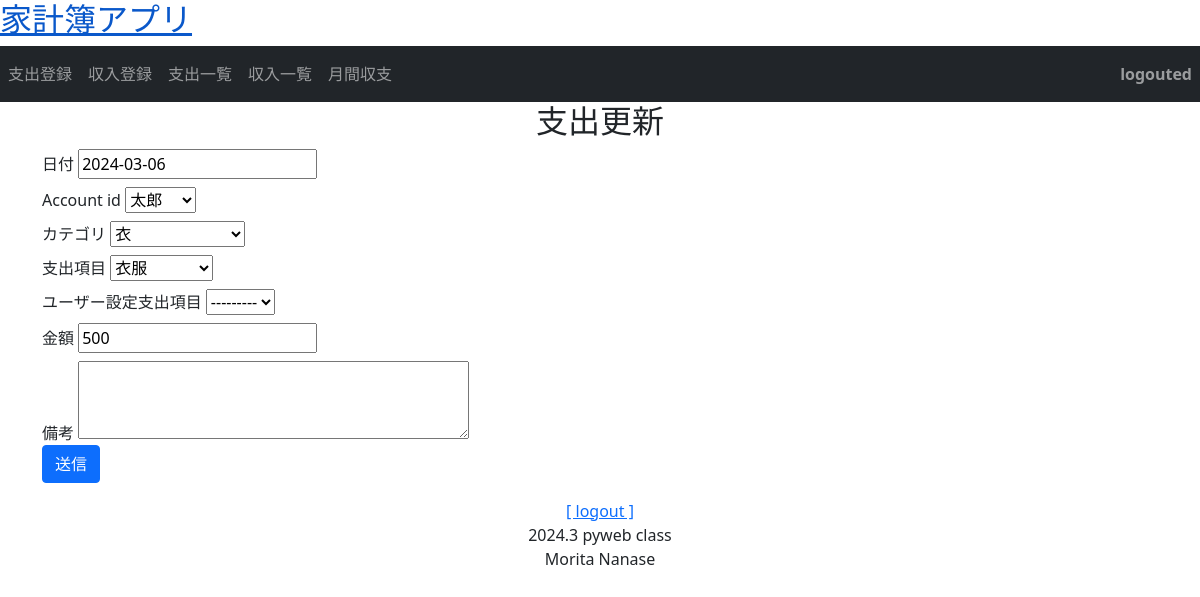
The app's page /money/payment_update/1/ with its own data.
### money/models.py (models this page shows, shortened)
class Payment(models.Model):
    date = models.DateField('日付')
    account_id = models.ForeignKey(User, on_delete=models.SET_NULL, null=True)
    category = models.ForeignKey(PaymentCategory, on_delete=models.PROTECT, verbose_name='カテゴリ')
    item = models.ForeignKey(PaymentItem, verbose_name='支出項目', on_delete=models.SET_NULL, null=True, blank=True)
    user_item = models.ForeignKey(PaymentOrigItem, verbose_name='ユーザー設定支出項目', on_delete=models.SET_NULL, null=True, blank=True)
    price = models.IntegerField('金額')
    description = models.TextField('備考', null=True, blank=True)

### accounts/models.py (models this page shows)
class User(AbstractBaseUser, PermissionsMixin):
    account_id = models.CharField(
        verbose_name=_("account_id"),
        unique=True,
        max_length=10
    )
    email = models.EmailField(
        verbose_name=_("email"),
        unique=True
    )
    family_name = models.ForeignKey(
        Family,
        verbose_name=_("家名"),
        on_delete=models.CASCADE,
        null=True,
        default=None  # デフォルト値
    )
    first_name = models.CharField(
        verbose_name=_("名前"),
        max_length=150,
        null=True,
        blank=False
    )
    is_superuser = models.BooleanField(
        verbose_name=_("is_superuer"),
        default=False
    )
    is_staff = models.BooleanField(
        verbose_name=_('staff status'),
        default=True,
    )
    is_active = models.BooleanField(
        verbose_name=_('active'),
        default=True,
    )
    created_at = models.DateTimeField(
        verbose_name=_("created_at"),
        auto_now_add=True
    )
    updated_at = models.DateTimeField(
        verbose_name=_("updateded_at"),
        auto_now=True
    )
    objects = UserManager()
    USERNAME_FIELD = 'account_id' # ログイン時、ユーザー名の代わりにaccount_idを使用
    REQUIRED_FIELDS = ['email']  # スーパーユーザー作成時にemailも設定
    def __str__(self):
        return self.account_id

### money/views.py (the view, shortened to what this page needs)
# urls.py: path('money/payment_update/<int:pk>/', views.PaymentUpdate.as_view(), name='payment_update'),
class PaymentUpdate(generic.UpdateView):
    template_name = 'money/create.html'
    model = Payment
    form_class = PaymentCreateForm
    def get_context_data(self, **kwargs): # オーバーライド
        context = super().get_context_data(**kwargs) # 親クラスの get_context_dataメソッドを実行
        context['page_title'] = '支出更新' # contextに追加
        return context

### money/forms.py
class PaymentCreateForm(forms.ModelForm):
    class Meta:
        model = Payment
        fields = '__all__'
        widgets = {
            'description': forms.Textarea(attrs={'rows': 3})  # 備考欄の大きさを3行に設定
        }
    def __init__(self, *args, **kwargs):
        super().__init__(*args, **kwargs)
        for field in self.fields.values():
            field.widget.attrs['class'] = 'form'
            field.widget.attrs['autocomplete'] = 'off'

### money/models.py (called while the page is built)
    def __str__(self):
        return self.name

    def __str__(self):
        return self.name

### money/my_context_processor.py (called while the page is built)
def common(request): # 家計簿アプリの共通コンテクスト
    now = timezone.now()
    return {"now_year": now.year,
            "now_month": now.month}

### money/templates/money/create.html (shortened to what this page needs)
{% extends 'money/base.html' %}
{% block title %}
  <h2>{{ page_title }}</h2>
{% endblock %}
{% block content %}
  <form method="POST">
    {% for field in form %}
    <div class="mt-2">
      <label class="label mr-4">{{ field.label }}</label>
      {{ field }}
    </div>
    {% endfor %}
    <button class="btn btn-primary" type="submit" name="button">送信</button>
  </form>
<link rel="stylesheet" href="https://cdnjs.cloudflare.com/ajax/libs/jqueryui/1.12.1/themes/base/jquery-ui.min.css">
{% endblock %}

### records on screen
Payment: form "2024-03-06" "衣" "衣服" "---------" "500"
User: form "太郎"

### other values on screen
{{ page_title }} "支出更新"
{{ field.label }} "日付" "Account id" "カテゴリ" "支出項目" "ユーザー設定支出項目" "金額" "備考"
